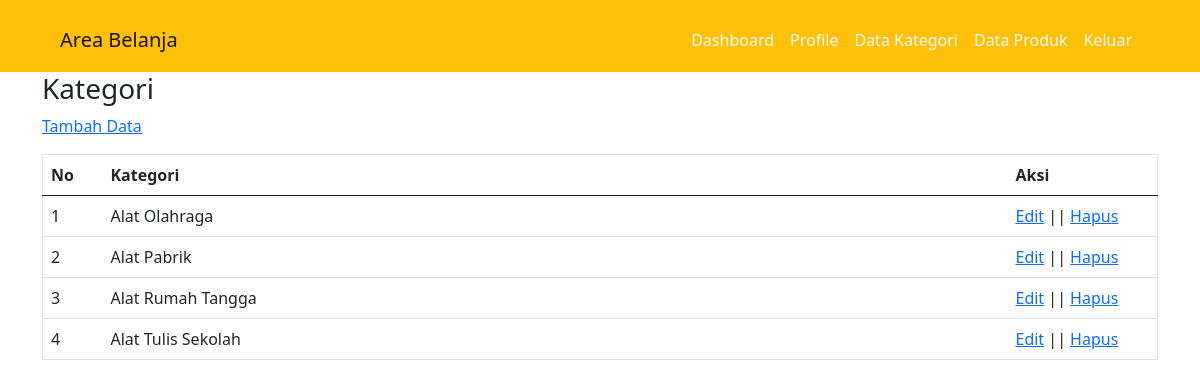
The app's page /UAP_WEB/Admin_UAP/data-kategori.php (signed in) with its own data.
### tables this page shows
CREATE TABLE `tb_kategori` (
  `id_kategori` int(11) NOT NULL,
  `nama_kategori` varchar(30) NOT NULL
);

### UAP_WEB/Admin_UAP/data-kategori.php (the view, shortened to what this page needs)
<?php
    include 'koneksi.php';
?>
<!doctype html>
<html lang="en">
  <head>
    <link href="https://cdn.jsdelivr.net/npm/bootstrap@5.0.2/dist/css/bootstrap.min.css" rel="stylesheet">
    <link rel="stylesheet" href="style2.css">
  </head>
  <body>
      <nav class="navbar navbar-expand-lg navbar-light bg-warning">
        <div class="container-fluid">
            <h1><a class="navbar-brand ms-5 " href="#">Area Belanja</a></h1>
            <div class="collapse navbar-collapse" id="navbarSupportedContent">
                <ul class="navbar-nav ms-auto mb-2 mb-lg-0 mt-2">
                    <li class="nav-item">
                        <a class="nav-link active text-light" aria-current="page" href="#">Dashboard</a>
                    </li>
                    <li class="nav-item">
                        <a class="nav-link active text-light" aria-current="page" href="profile.php">Profile</a>
                    </li>
                    <li class="nav-item">
                        <a class="nav-link active text-light" aria-current="page" href="kategori.php">Data Kategori</a>
                    </li>
                    <li class="nav-item">
                        <a class="nav-link active text-light" aria-current="page" href="data_produk.php">Data Produk</a>
                    </li>
                    <li class="nav-item me-5">
                        <a class="nav-link active text-light" aria-current="page" href="keluar.php">Keluar</a>
                    </li>
                </ul>
            </div>
        </div>
       </nav>
       <div class="section">
        <div class="container">
            <h3>Kategori</h3>
            <div class="box">
                <p><a href="tambah-kategori.php">Tambah Data</a></p>
                <table border="1" cellspacing ="0" class="table">
                    <thead>
                        <tr>
                            <th width = "60px" >No</th>
                            <th>Kategori</th>
                            <th width = "150px">Aksi</th>
                        </tr>
                    </thead>
                    <tbody>
                        <?php
                            $no = 1;
                            $kategori = mysqli_query($koneksi, "select * from tb_kategori order by id_kategori desc");
                            if(mysqli_num_rows($kategori) > 0){
                            while($row = mysqli_fetch_array($kategori)){
                        ?>
                        <tr>
                            <td><?php echo $no++ ?></td>
                            <td><?php echo $row['nama_kategori'] ?></td>
                            <td>
                                <a href="edit-kategori.php?id=<?php echo $row['id_kategori'] ?>">Edit</a> || <a href="proses-hapus.php?idk=<?php echo $row['id_kategori'] ?>" onclick="return confirm('Yakin ingin hapus ?')">Hapus</a>
                            </td>
                        </tr>
                            <?php }}else{ ?>
                                <tr>
                                    <td colspan="3">Tidak Ada Data</td>
                                </tr>
                            <?php } ?>
                    </tbody>
                </table>
            </div>
        </div>
    </div>
  </body>
</html>

### UAP_WEB/Admin_UAP/style2.css (style rules this page uses)
.box:after { content: ''; display: block; clear: both; }

### records on screen
tb_kategori: nama_kategori "Alat Olahraga"
tb_kategori: nama_kategori "Alat Pabrik"
tb_kategori: nama_kategori "Alat Rumah Tangga"
tb_kategori: nama_kategori "Alat Tulis Sekolah"
